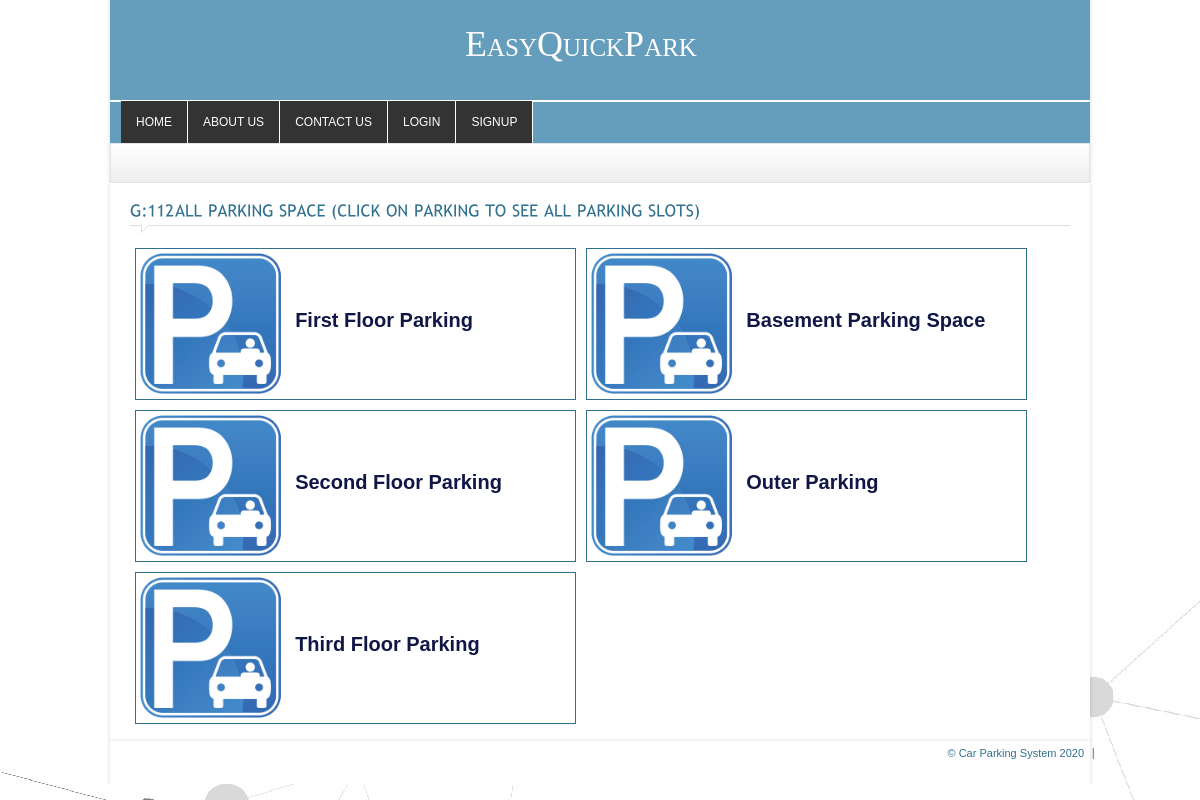
Screenshot of /list-space.php with the database file from the repository.
### tables this page shows
CREATE TABLE `space` (
  `space_id` int(11) NOT NULL,
  `space_title` varchar(255) NOT NULL,
  `space_total_parkings` varchar(255) NOT NULL,
  `space_description` varchar(255) NOT NULL
);

### list-space.php (the view, shortened to what this page needs)
<?php
	include_once("includes/header.php");
	$SQL="SELECT * FROM `space`";
	$rs=mysql_query($SQL) or die(mysql_error());
?>
	<div class="crumb">
    </div>
	<div id="content_sec">
		<div class="col1" style="width:100%">
		<div class="contact">
			<h4 class="heading colr">All Parking Space (Click on Parking to see all parking slots)</h4>
			<?php
			if(mysql_num_rows($rs)) {
			?>
			<form name="frm_parking" action="lib/parking.php" method="post">
				<div class="static">
					<?php
					while($data = mysql_fetch_assoc($rs))
					{
					?>
						<div style="float:left; border:1px solid; margin:5px;">
							<div style="float:left">
							<a href="list-slots.php?space_id=<?=$data[space_id]?>"><img src="images/p.png" style="height:150px;"></a></div>
							<div class="parking_space"><?=$data['space_title']?></div>
						</div>
					<?php
					}
					?>
				</div>
			</form>
			<?php } else {?>
				<div class="msg">Youy Parking Added Yet.</div>
			<?php } ?>
		</div>
		</div>
	</div>
<?php include_once("includes/footer.php"); ?>

### css/style.css (style rules this page uses)
* { padding:0px; margin:0px; }
body { background-color:#31708f; font-family:Arial, Helvetica, sans-serif; font-size:11px; color:#31708f; float:left; width:100%; }
a { text-decoration:none; outline:none; color:#666666; }
a img { border:none; }
.colr { color:#31708f !important; }
h4 { font-size:16px; font-weight:normal; }
.heading { padding:10px 0px 14px 0px !important; width:100% !important; margin-bottom:10px !important; text-transform:uppercase; background-image:url(../images/heading.gif); background-repeat:no-repeat; background-position:left bottom; }
#content_sec { width:940px; padding:10px 20px; margin-left:10px; background-color:#FFF; float:left; }
.col1 { width:675px; float:left; }
.crumb { width:958px; height:30px; padding:8px 10px 0px 10px; background-image:url(../images/crumb.gif); background-repeat:repeat-x; margin-left:10px; border:#e3e3e3 solid 1px; }
.static { float:left; width:928px; }

### css/slider.css (style rules this page uses)
* { margin: 0; padding: 0; }

### list-space.php (style rules this page uses)
.parking_space { float:left; padding-top:60px; width:280px; font-size:20px; color:#101746; font-weight:bold; padding-left:10px; }

### rows the page displays
space: space_title "First Floor Parking"
space: space_title "Basement Parking Space"
space: space_title "Second Floor Parking"
space: space_title "Outer Parking"
space: space_title "Third Floor Parking"
